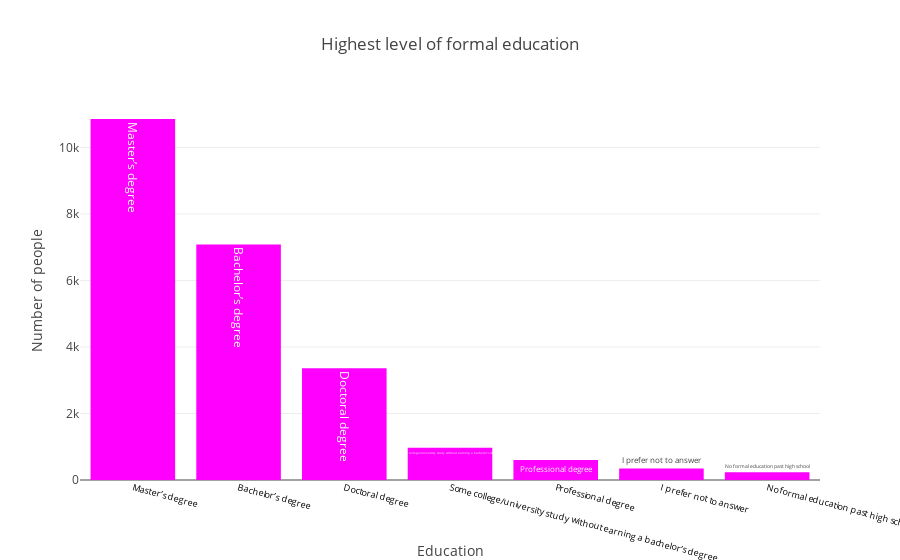

The code cell stored with this chart in its notebook:
### Code cell
draw_trace_bar(get_categories(multiple_df,'Q4'), "Highest level of formal education", "Education", "Number of people", "Magenta")

### Figure 1 — Plotly figure (JSON) as saved in the notebook; plotly's stock layout.template omitted (floating-point values rounded to 4 significant figures)
{"data": [{"marker": {"color": "Magenta"}, "text": ["Master’s degree", "Bachelor’s degree", "Doctoral degree", "Some college/university study without earning a bachelor’s degree", "Professional degree", "I prefer not to answer", "No formal education past high school"], "type": "bar", "uid": "768ce773-5ed0-4e8b-8735-fbf62bcdf20f", "x": ["Master’s degree", "Bachelor’s degree", "Doctoral degree", "Some college/university study without earning a bachelor’s degree", "Professional degree", "I prefer not to answer", "No formal education past high school"], "y": [10855, 7083, 3357, 967, 599, 345, 232]}], "layout": {"hovermode": "closest", "title": "Highest level of formal education", "xaxis": {"showticklabels": true, "tickangle": 15, "tickfont": {"color": "black", "size": 9}, "title": "Education"}, "yaxis": {"title": "Number of people"}}}
